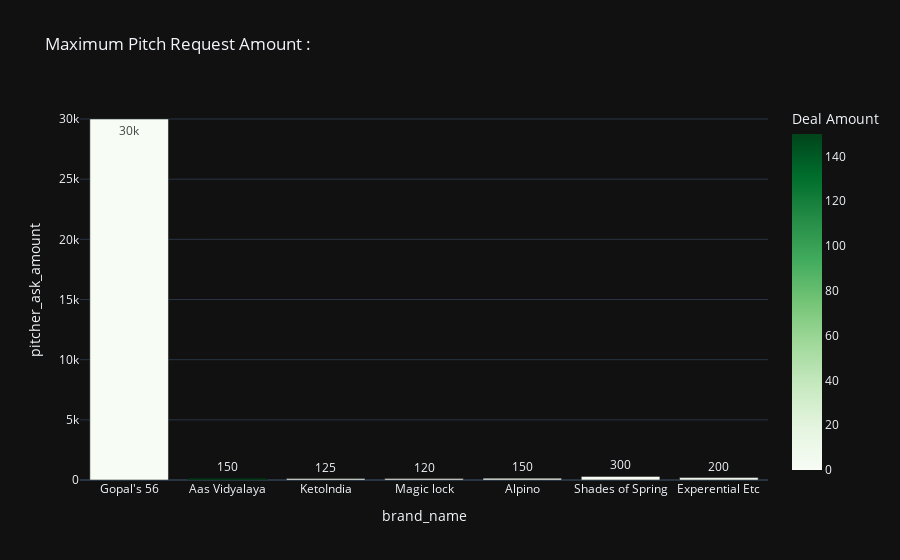

The code cell stored with this chart in its notebook:
### Markdown cell above
Maximum Pitch Request Amount
---

### Code cell
high = df[df["pitcher_ask_amount"] > 100]

figure = px.bar(
    high,
    
    x='brand_name',
    
    y='pitcher_ask_amount',
    
    title="Maximum Pitch Request Amount :",
    text_auto=True,
    
    color='deal_amount',
    
    color_continuous_scale='greens',  # You can choose other color scales, like 'greens', 'reds', etc.
    
    template="plotly_dark")

figure.update_layout(coloraxis_colorbar=dict(title='Deal Amount'))

figure.show()

### Figure 1 — Plotly figure (JSON) as saved in the notebook; plotly's stock layout.template omitted (floating-point values rounded to 4 significant figures)
{"data": [{"alignmentgroup": "True", "hovertemplate": "brand_name=%{x}<br>pitcher_ask_amount=%{y}<br>deal_amount=%{marker.color}<extra></extra>", "legendgroup": "", "marker": {"color": [0, 150, 0, 0, 0, 0, 0], "coloraxis": "coloraxis", "pattern": {"shape": ""}}, "name": "", "offsetgroup": "", "orientation": "v", "showlegend": false, "textposition": "auto", "texttemplate": "%{y}", "type": "bar", "x": ["Gopal's 56", "Aas Vidyalaya", "KetoIndia", "Magic lock", "Alpino", "Shades of Spring", "Experential Etc"], "xaxis": "x", "y": [30000, 150, 125, 120, 150, 300, 200], "yaxis": "y"}], "layout": {"barmode": "relative", "coloraxis": {"colorbar": {"title": {"text": "Deal Amount"}}, "colorscale": [[0, "rgb(247,252,245)"], [0.125, "rgb(229,245,224)"], [0.25, "rgb(199,233,192)"], [0.375, "rgb(161,217,155)"], [0.5, "rgb(116,196,118)"], [0.625, "rgb(65,171,93)"], [0.75, "rgb(35,139,69)"], [0.875, "rgb(0,109,44)"], [1, "rgb(0,68,27)"]]}, "legend": {"tracegroupgap": 0}, "title": {"text": "Maximum Pitch Request Amount :"}, "xaxis": {"anchor": "y", "domain": [0, 1], "title": {"text": "brand_name"}}, "yaxis": {"anchor": "x", "domain": [0, 1], "title": {"text": "pitcher_ask_amount"}}}}
